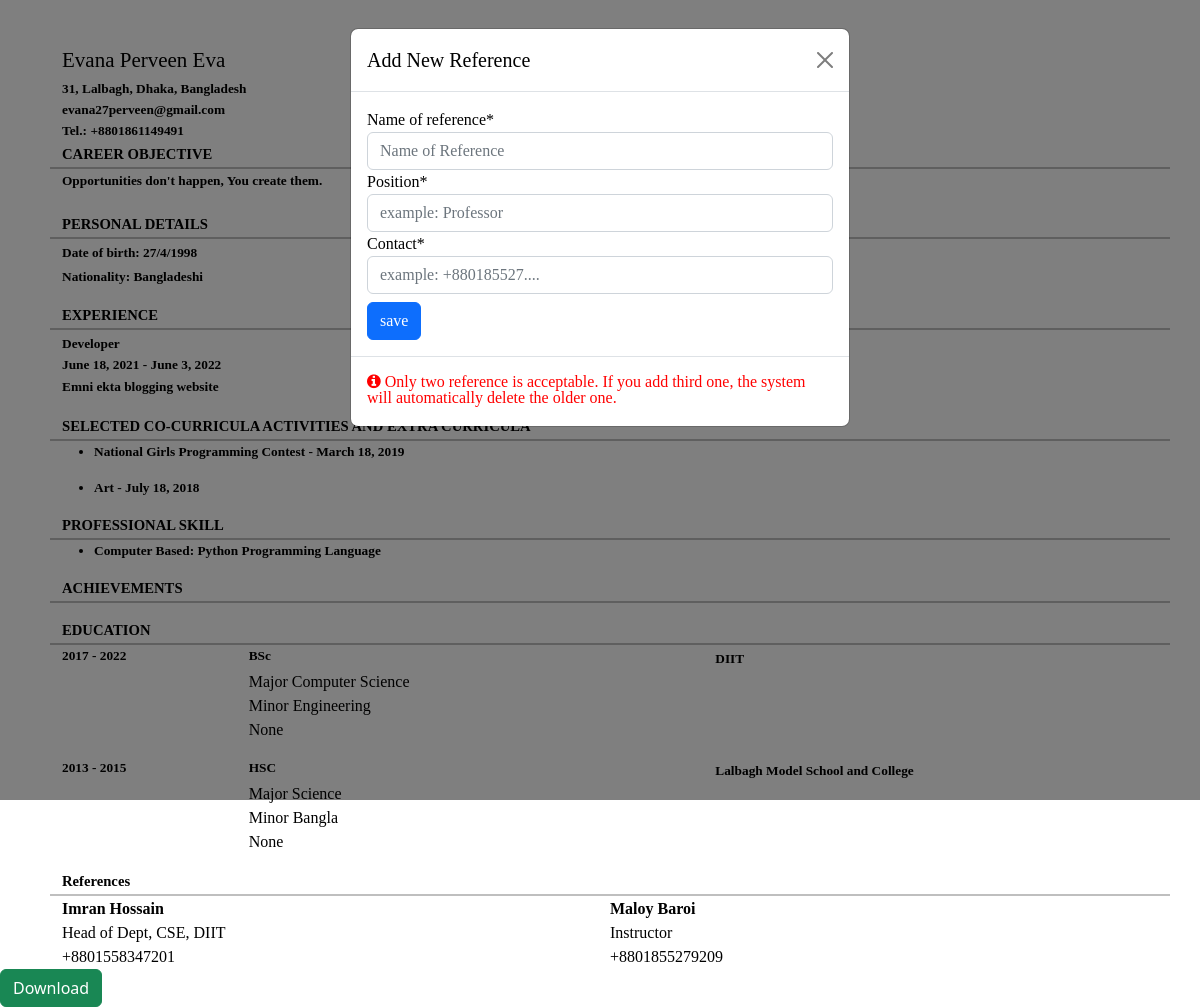
The page /auth/cv-open/ (signed in) on the database its author committed.
### App_auth/models.py (models this page shows, shortened)
class Profile_main(models.Model):
    user = models.OneToOneField(CustomUser, on_delete=models.CASCADE, related_name='user_main_profile')
    career_objective = models.TextField(default="Opportunities don't happen, You create them. ")
    fullName = models.CharField(max_length=100)
    phone_number = models.CharField(validators=[phone_regex], max_length=14)
    ID_card = models.ImageField(upload_to='id_card/')
    profile_picture = models.ImageField(upload_to='user_profile_picture/')
    Date_of_Birth = models.DateField(default='2000-01-01')
    gender = models.CharField(choices=gender, max_length=10)
    house_no = models.CharField(max_length=10)
    area = models.CharField(max_length=100)
    city = models.CharField(max_length=100)
    zipcode = models.PositiveIntegerField(default=1200)

class CustomUser(AbstractBaseUser, PermissionsMixin):
    email = models.EmailField(unique=True, null=False)
    is_staff = models.BooleanField(gettext_lazy('staff status'), default=False,
                                   help_text=gettext_lazy('Designates whether the user can log in this site'))
    is_active = models.BooleanField(
        gettext_lazy('active'),
        default=True,
        help_text=gettext_lazy('Designates whether this user should be treated as active')
    )
    USERNAME_FIELD = 'email'
    objects = MyUserManager()
    def __str__(self):
        return self.email

class ExperiencesModel(models.Model):
    user = models.ForeignKey(CustomUser, on_delete=models.CASCADE, related_name='user_experiences')
    position = models.CharField(max_length=100)
    starting_year = models.DateField(default='2000-01-01')
    leaving_year = models.DateField(default='2000-01-01', blank=True, null=True)
    location = models.CharField(max_length=200)
    Company = models.CharField(max_length=100)
    description = models.TextField()

class Co_curricular_Activities_Model(models.Model):
    user = models.ForeignKey(CustomUser, on_delete=models.CASCADE, related_name='user_co_curricular')
    topic = models.CharField(max_length=254)
    perform_time = models.DateField(default='2000-01-01')

class Extra_curricular_Activities_Model(models.Model):
    user = models.ForeignKey(CustomUser, on_delete=models.CASCADE, related_name='user_extra_curricular')
    topic = models.CharField(max_length=254)
    perform_time = models.DateField(default='2000-01-01')

class SkillListModel(models.Model):
    user = models.ForeignKey(CustomUser, on_delete=models.CASCADE, related_name='user_skill_list')
    title = models.CharField(max_length=100)
    category = models.ForeignKey(SkillCategoryModel, on_delete=models.DO_NOTHING, blank=True)

class SkillCategoryModel(models.Model):
    categoryName = models.CharField(max_length=100)
    def __str__(self):
        return f"{self.categoryName}"

class EducationModel(models.Model):
    user = models.ForeignKey(CustomUser, on_delete=models.CASCADE, related_name='user_education')
    level_of_education = models.CharField(max_length=200)
    starting_year = models.DateField(default='2000-01-01')
    passing_year = models.DateField(default='2000-01-01', blank=True, null=True)
    active = models.BooleanField(default=False)
    major_subjects = models.CharField(max_length=255)
    minor_subjects = models.CharField(max_length=255, blank=True, null=True)
    CGPA = models.CharField(max_length=5, blank=True, null=True)
    institution = models.CharField(max_length=200)

class ReferencesModel(models.Model):
    user = models.ForeignKey(CustomUser, on_delete=models.DO_NOTHING, related_name='user_references')
    name_of_reference = models.CharField(max_length=100)
    position = models.CharField(max_length=100)
    contact = models.CharField(validators=[phone_regex], max_length=14)
    created = models.DateField(auto_now=True)

### App_auth/views.py (the view)
# urls.py: path('cv-open/', cv_generate, name='cv-open'),
def cv_generate(request):
    profile = Profile_main.objects.get(user=request.user)
    extra_curriculars = Extra_curricular_Activities_Model.objects.filter(user=request.user)
    co_curriculars = Co_curricular_Activities_Model.objects.filter(user=request.user)
    educations = EducationModel.objects.filter(user=request.user)
    experiences = ExperiencesModel.objects.filter(user=request.user)
    skills = SkillListModel.objects.filter(user=request.user)
    achievements = AchievementModel.objects.filter(user=request.user)
    references = ReferencesModel.objects.filter(user=request.user).order_by('-created')[:2]
    referenceModalForm = ReferencesModelForm()
    content = {
        'profile': profile,
        'extra_curricular': extra_curriculars,
        'co_curricular': co_curriculars,
        'educations': educations,
        'skills': skills,
        'experiences': experiences,
        'achievements': achievements,
        'references': references,
        'form': referenceModalForm,
    }
    return render(request, 'App_auth/CV.html', context=content)

### App_auth/forms.py
class ReferencesModelForm(forms.ModelForm):
    name_of_reference = forms.CharField(widget=forms.TextInput(attrs={'placeholder': 'Name of Reference'}))
    position = forms.CharField(widget=forms.TextInput(attrs={'placeholder': 'example: Professor'}))
    contact = forms.CharField(widget=forms.TextInput(attrs={'placeholder': 'example: +880185527....'}))
    class Meta:
        model = ReferencesModel
        exclude = ['user', 'created']

### templates/App_auth/CV.html (shortened to what this page needs)
{% load crispy_forms_filters %}
<!DOCTYPE html>
<html lang="en">
<head>
    <link href="https://cdn.jsdelivr.net/npm/bootstrap@5.2.0-beta1/dist/css/bootstrap.min.css" rel="stylesheet"
>
    <link rel="stylesheet" href="https://cdnjs.cloudflare.com/ajax/libs/font-awesome/4.7.0/css/font-awesome.min.css">
</head>
<body onload="modalOpenerFunction()">
<div id="cv-container">
    <div class="container mt-5">
        <div class="row all-row" style="display: flex">
            <div class="col-md-9 col-sm-6">
                <h4 id="name">{{ profile.fullName }}</h4>
                <h6 style="margin-bottom: 0;"
                    class="inner-text">{{ profile.house_no }}, {{ profile.area }}, {{ profile.city }},
                    Bangladesh</h6>
                <a href="" class="inner-text">{{ profile.user }}</a>
                <p class="inner-text">Tel.: {{ profile.phone_number }}</p>
            </div>
            <div class="col-md-3 col-sm-6">
            </div>
        </div>
        <div class="row all-row">
            <p class="sub-heads">CAREER OBJECTIVE</p>
            <p class="inner-text" style="margin-top: 0; margin-bottom: 6px;">
                {{ profile.career_objective }}
            </p>
        </div>
        <div class="row all-row">
            <p class="sub-heads">PERSONAL DETAILS</p>
            <div style="margin-top: -15px;">
                <span class="inner-text">Date of birth:
                    {{ profile.Date_of_Birth.day }}/{{ profile.Date_of_Birth.month }}/{{ profile.Date_of_Birth.year }}
                </span> <br>
                <span class="inner-text">
                    Nationality: Bangladeshi
                </span>
            </div>
        </div>
        <div class="row all-row">
            <p class="sub-heads">EXPERIENCE</p>
            {% for experience in experiences %}
                <div style="margin-top: -15px;">
                    <b class="inner-text">
                        {{ experience.position }}
                    </b> <br>
                    <div class="row">
                        <div class="col-md-4 ">
                            <p class="inner-text">{{ experience.starting_year }} - {{ experience.leaving_year }}</p>
                        </div>
                        <div class="col-md-4 ">
                            <p class="inner-text">{{ experience.Company }}</p>
                        </div>
                        <div class="col-md-4 ">
                            <p class="inner-text">
                            </p>
                        </div>
                    </div>
                    <div class="row">
                        <article class="inner-text">{{ experience.description }}</article>
                    </div>
                </div>
            {% endfor %}
        </div>
        <div class="row all-row">
            <p class="sub-heads">SELECTED CO-CURRICULA ACTIVITIES AND EXTRA CURRICULA</p>
            <hr style="border: 1px solid black; color: black">
            <div style="margin-top: -15px;">
                {% for coc in co_curricular %}
                    <ul>
                        <li CLASS="inner-text">{{ coc.topic }} - {{ coc.perform_time }}</li>
                    </ul>
                {% endfor %}
                {% for extra in extra_curricular %}
                    <ul>
                        <li CLASS="inner-text">{{ extra.topic }} - {{ extra.perform_time }}</li>
                    </ul>
                {% endfor %}
            </div>
        </div>
        <div class="row all-row">
            <p class="sub-heads">PROFESSIONAL SKILL </p>
            <hr style="border: 1px solid black; color: black">
            <div style="margin-top: -15px;">
                {% for skill in skills %}
                    <ul>
                        <li CLASS="inner-text">{{ skill.category }}: {{ skill.title }}</li>
                    </ul>
                {% endfor %}
            </div>
        </div>
        <div class="row all-row">
            <p class="sub-heads">ACHIEVEMENTS </p>
            <hr style="border: 1px solid black; color: black">
            <div style="margin-top: -15px;">
            </div>
        </div>
        <div class="row all-row">
            <p class="sub-heads">EDUCATION </p>
            <hr style="border: 1px solid black; color: black">
            <div style="margin-top: -15px;">
                {% for educ in educations %}
                    <div class="row">
                        <div class="col-md-2">
                            <p class="inner-text">
                                {{ educ.starting_year.year }} - {{ educ.passing_year.year }}
                            </p>
                        </div>
                        <div class="col-md-5">
                            <p class="inner-text">{{ educ.level_of_education }}</p>
                        </div>
                        <div class="col-md-5">
                            <span class="inner-text">{{ educ.institution }}</span>
                        </div>
                    </div>
                    <div class="row">
                        <div class="col-md-2"></div>
                        <div class="col-md-5">
                            <p>Major {{ educ.major_subjects }}<br>Minor {{ educ.minor_subjects }} <br>{{ educ.CGPA }}
                            </p>
                        </div>
                        <div class="col-md-5"></div>
                    </div>
                {% endfor %}
            </div>
        </div>
        <div class="row all-row">
            <p class="sub-heads">References </p>
            <hr style="border: 1px solid black; color: black">
        <div class="row">
            {% for reference in references %}
                <div class="col-md-6" style="margin-top: -15px;">
                <b>{{ reference.name_of_reference }}</b> <br>
                <span>{{ reference.position }}</span> <br>
                <span>{{ reference.contact }}</span>
                </div>
            {% endfor %}
        </div>
        </div>
    </div>
</div>
<div class="modal fade" id="referenceModal" tabindex="-1" aria-labelledby="exampleModalLabel" aria-hidden="true">
    <div class="modal-dialog">
        <div class="modal-content">
            <div class="modal-header">
                <h5 class="modal-title" id="exampleModalLabel">Add New Reference</h5>
                <button type="button" class="btn-close" data-bs-dismiss="modal" aria-label="Close"></button>
            </div>
            <div class="modal-body">
                <form method="post" action="{% url 'App_auth:add-reference' %}">
                    <fieldset class="form-group">
                        {{ form|crispy }}
                    </fieldset>
                    <div class="form-group">
                        <button class="btn btn-primary mt-2" type="submit">
                            save
                        </button>
                    </div>
                </form>
            </div>
            <div class="modal-footer">
                <article>
                    <i class="fa fa-info-circle" style="color: red">
                        Only two reference is acceptable. If you add third one, the system
                        will automatically delete the older one.
                    </i>
                </article>
            </div>
        </div>
    </div>
</div>
<button class="btn btn-success" onclick="window.location.href='{% url "App_auth:create-cv-pdf" %}'">Download</button>
</body>
</html>

### templates/App_auth/CV.html (style rules this page uses)
* { font-family: 'Times New Roman', serif; color: black; }
.all-row { display: flex; padding-left: 20px; }
#name { font-size: 21px; }
.sub-heads { color: black; font-family: "Times New Roman", serif; font-style: normal; font-weight: bold; text-decoration: none; font-size: 11pt; margin-bottom: 2px; }
.inner-text { color: black; font-family: "Times New Roman", serif; font-style: normal; font-weight: bold; text-decoration: none; font-size: 10pt; margin-bottom: 2px; }

### rows shown on the page
Profile_main: fullName "Evana Perveen Eva", house_no "31", area "Lalbagh", city "Dhaka", user "evana27perveen@gmail.com", phone_number "+8801861149491", career_objective "Opportunities don't happen, You create them.", Date_of_Birth.day "27", Date_of_Birth.month "4", Date_of_Birth.year "1998"
ExperiencesModel: position "Developer", starting_year "June 18, 2021", leaving_year "June 3, 2022", description "Emni ekta blogging website"
Co_curricular_Activities_Model: topic "National Girls Programming Contest", perform_time "March 18, 2019"
Extra_curricular_Activities_Model: topic "Art", perform_time "July 18, 2018"
SkillListModel: category "Computer Based", title "Python Programming Language"
EducationModel: starting_year.year "2017", passing_year.year "2022", level_of_education "BSc", institution "DIIT", major_subjects "Computer Science", minor_subjects "Engineering", CGPA "None"
EducationModel: starting_year.year "2013", passing_year.year "2015", level_of_education "HSC", institution "Lalbagh Model School and College", major_subjects "Science", minor_subjects "Bangla", CGPA "None"
ReferencesModel: name_of_reference "Imran Hossain", position "Head of Dept, CSE, DIIT", contact "+8801558347201"
ReferencesModel: name_of_reference "Maloy Baroi", position "Instructor", contact "+8801855279209"
